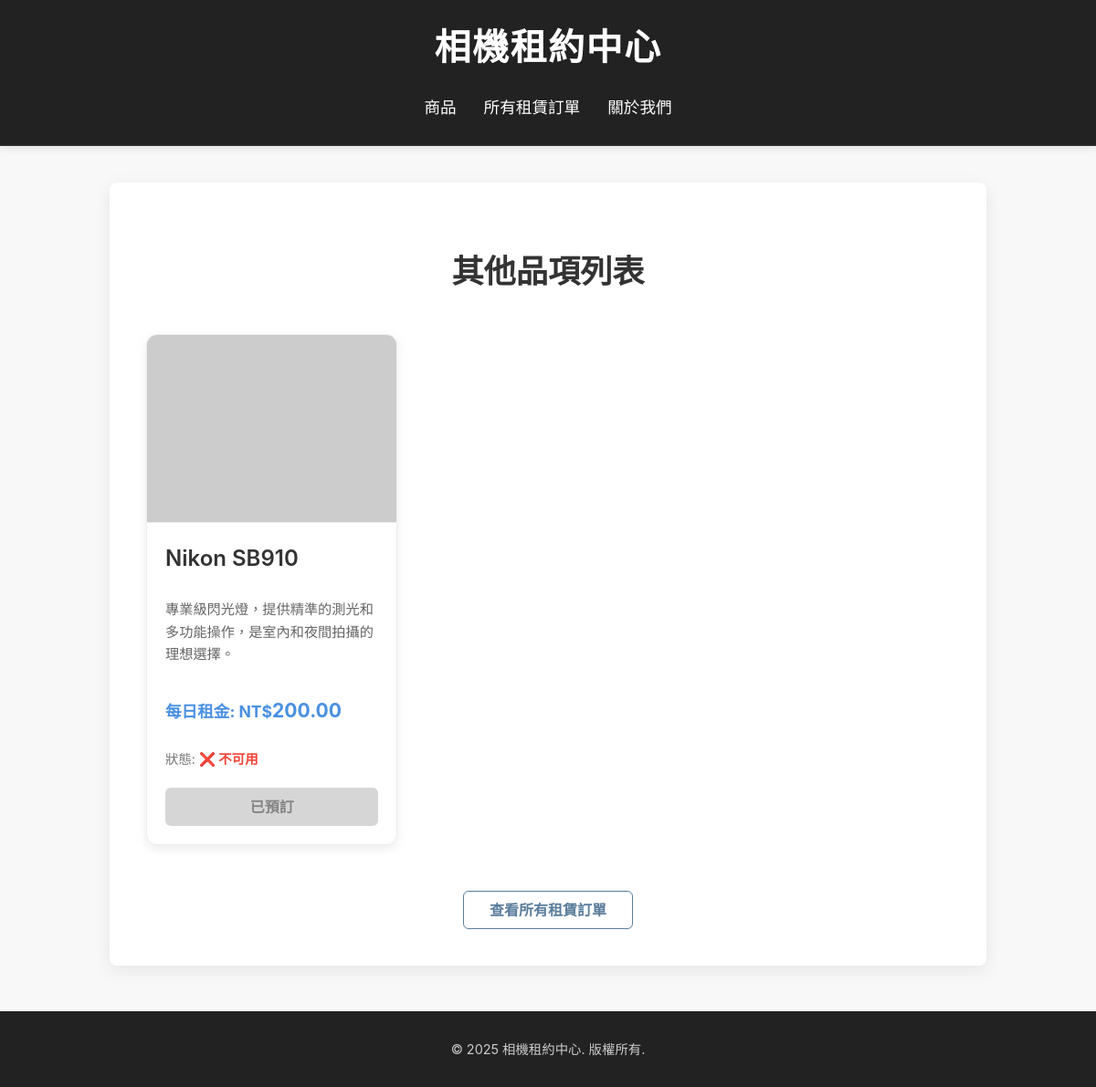
Page /others/ on the committed database.
### rental_app/models.py (models this page shows, shortened)
class Item(models.Model):
    CATEGORY_CHOICES = [
        ('camera', '相機'),
        ('lens', '鏡頭'),
        ('other', '其他品項'),
    ]
    name = models.CharField(max_length=200, verbose_name="品項名稱")
    description = models.TextField(blank=True, verbose_name="描述")
    price_per_day = models.DecimalField(max_digits=8, decimal_places=2, verbose_name="每日租金")
    image_url = models.URLField(blank=True, null=True, verbose_name="圖片URL",
                                help_text="請提供品項圖片的URL")
    is_available = models.BooleanField(default=True, verbose_name="是否可用")
    category = models.CharField(
        max_length=20,
        choices=CATEGORY_CHOICES,
        default='camera', # 預設為相機
        verbose_name="品項類別"
    )
    class Meta:
        verbose_name = "商品"
        verbose_name_plural = "商品" # 在管理後台顯示為「商品」
        ordering = ['name'] # 依名稱排序

### rental_app/views.py (the view)
# urls.py: path('', views.item_list, name='item_list'),
def item_list(request, category=None):
    if category:
        items = Item.objects.filter(category=category)
        page_title = "所有商品" # 預設標題
        for choice_value, choice_name in Item.CATEGORY_CHOICES:
            if choice_value == category:
                page_title = choice_name
                break
        page_title = f"{page_title}列表" # 加上「列表」字樣
    else:
        items = Item.objects.all()
        page_title = "所有商品" # 如果沒有指定類別，則顯示「所有商品」
    return render(request, 'rental_app/item_list.html', {'items': items, 'page_title': page_title})

### templates/rental_app/item_list.html (shortened to what this page needs)
{% extends 'base.html' %}
{% block content %}
    <h2 style="text-align: center; color: #333333; margin-bottom: 40px; font-size: 2.2em; font-weight: 600;">{{ page_title }}</h2>
    <div class="item-list-grid">
        {% for item in items %}
            <div class="item-card">
                {% if item.image_url %}
                    <img src="{{ item.image_url }}" alt="{{ item.name }}" class="item-image" onerror="this.onerror=null;this.src='https://placehold.co/400x300/e0e0e0/333333?text=無圖片';">
                {% else %}
                    <img src="https://placehold.co/400x300/e0e0e0/333333?text=無圖片" alt="Placeholder Image" class="item-image">
                {% endif %}
                <div class="item-info">
                    <h3>{{ item.name }}</h3>
                    <p class="description">{{ item.description|default:"無描述" }}</p>
                    <p class="price">每日租金: NT$<span class="amount">{{ item.price_per_day }}</span></p>
                    <p class="availability">狀態:
                        {% if item.is_available %}
                            <span class="available">✅ 可用</span>
                        {% else %}
                            <span class="unavailable">❌ 不可用</span>
                        {% endif %}
                    </p>
                    {% if item.is_available %}
                        <a href="{% url 'item_detail' item.pk %}" class="btn btn-secondary view-detail-btn">查看詳情</a>
                    {% else %}
                        <span class="btn btn-disabled view-detail-btn">已預訂</span>
                    {% endif %}
                </div>
            </div>
        {% empty %}
            <p style="text-align: center; grid-column: 1 / -1; color: #777; margin-top: 50px; font-size: 1.1em;">目前沒有可租賃的品項。</p>
        {% endfor %}
    </div>
    <div style="text-align: center; margin-top: 50px;">
        <a href="{% url 'my_rentals' %}" class="btn btn-secondary">查看所有租賃訂單</a>
    </div>
{% endblock %}

### templates/base.html (style rules this page uses)
body { font-family: 'Inter', Arial, sans-serif; margin: 0; padding: 0; background-color: #f8f8f8; color: #333; line-height: 1.6; }
.btn { display: inline-block; padding: 12px 28px; font-size: 1em; font-weight: 600; text-align: center; text-decoration: none; border-radius: 6px; cursor: pointer; transition: background-color 0.3s ease, color 0.3s ease, transform 0.2s ease, box-shadow 0.2s ease; box-shadow: none; border: 1px solid transparent; line-height: 1; }
.btn-secondary { background-color: transparent; color: #5a7d9b; border: 1px solid #5a7d9b; }

### templates/rental_app/item_list.html (style rules this page uses)
.item-list-grid { margin: 0 auto; position: relative; }
.item-card { width: calc(33.333% - 20px); margin-bottom: 20px; background-color: #ffffff; border-radius: 12px; box-shadow: 0 4px 12px rgba(0,0,0,0.08); overflow: hidden; display: flex; flex-direction: column; transition: transform 0.3s ease, box-shadow 0.3s ease; border: 1px solid #eeeeee; }
.item-image { width: 100%; height: auto; max-height: 250px; object-fit: cover; border-bottom: 1px solid #eeeeee; }
.item-info { padding: 20px; display: flex; flex-direction: column; flex-grow: 1; }
.item-info h3 { margin-top: 0; color: #333333; font-size: 1.5em; margin-bottom: 10px; font-weight: 600; }
.item-info .description { font-size: 0.95em; color: #666; margin-bottom: 15px; flex-grow: 1; }
.item-info .price { font-weight: bold; color: #4A90E2; font-size: 1.1em; margin-bottom: 10px; }
.item-info .price .amount { font-size: 1.2em; font-weight: 700; }
.item-info .availability { font-size: 0.9em; margin-bottom: 20px; color: #777; }
.availability .unavailable { color: #F44336; font-weight: bold; }
.view-detail-btn { width: 100%; margin-top: auto; box-sizing: border-box; }
.btn-disabled { background-color: #cccccc; color: #666666; cursor: not-allowed; box-shadow: none; opacity: 0.8; pointer-events: none; text-decoration: none; }

### rows in the picture
Item: name "Nikon SB910", description "專業級閃光燈，提供精準的測光和多功能操作，是室內和夜間拍攝的理想選擇。", price_per_day "200.00", is_available "❌ 不可用"

### other values in the picture
{{ page_title }} "其他品項列表"
